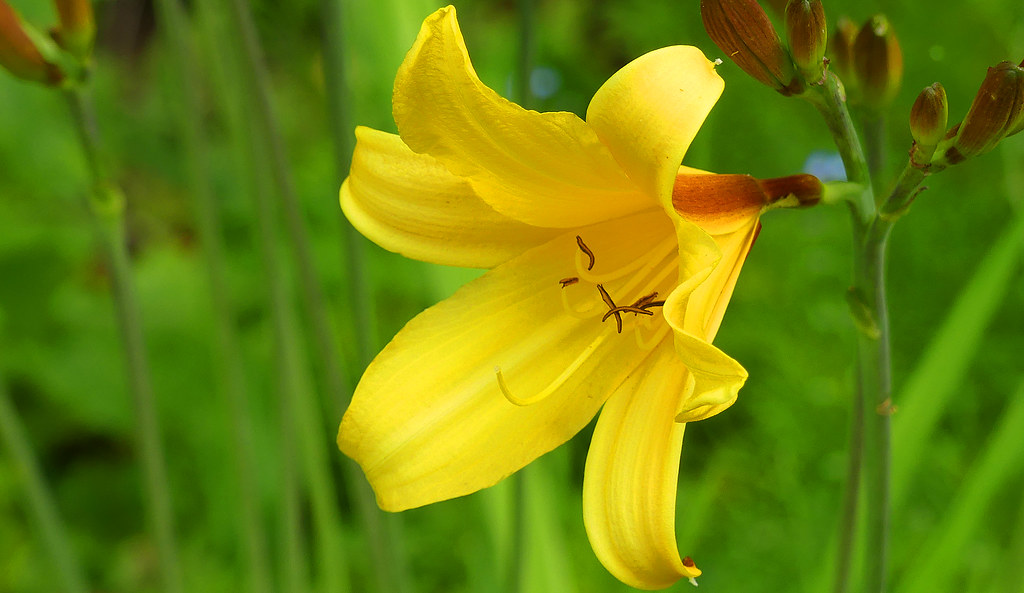
#> input picture Image processing/Photos/photo.jpg, 1024 x 593 px
$ python Finding_difference_of_two_images.py
#> lines starting #> are read from the running program, lines starting #| are printed output that depends on the picture; after the words box and inside, x2 and y2 are one past the last pixel; in counts of white or black regions, pixels touching at a corner belong together
from skimage.metrics import structural_similarity as ssim
import cv2

img = cv2.imread('Photos/photo.jpg',cv2.IMREAD_GRAYSCALE)
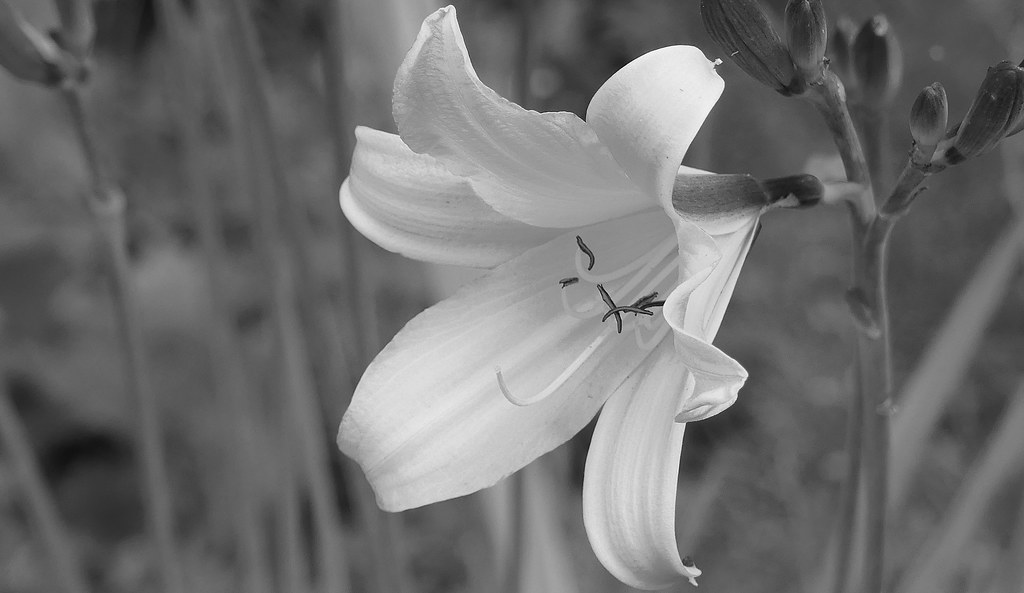
#> img: shape (593, 1024); min 0, max 255, mean 111.1
img1 = cv2.imread('Photos/photo_1.webp',cv2.IMREAD_GRAYSCALE)
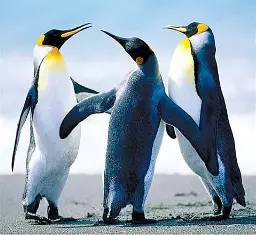
#> input picture Image processing/Photos/photo_1.webp, 256 x 235 px
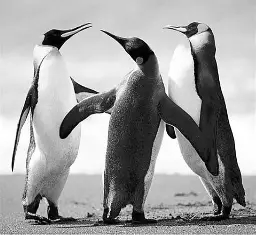
#> img1: shape (235, 256); min 0, max 255, mean 158.5
height,weight =img.shape
#> height = 593; weight = 1024
img1 = cv2.resize(img1,(weight, height))
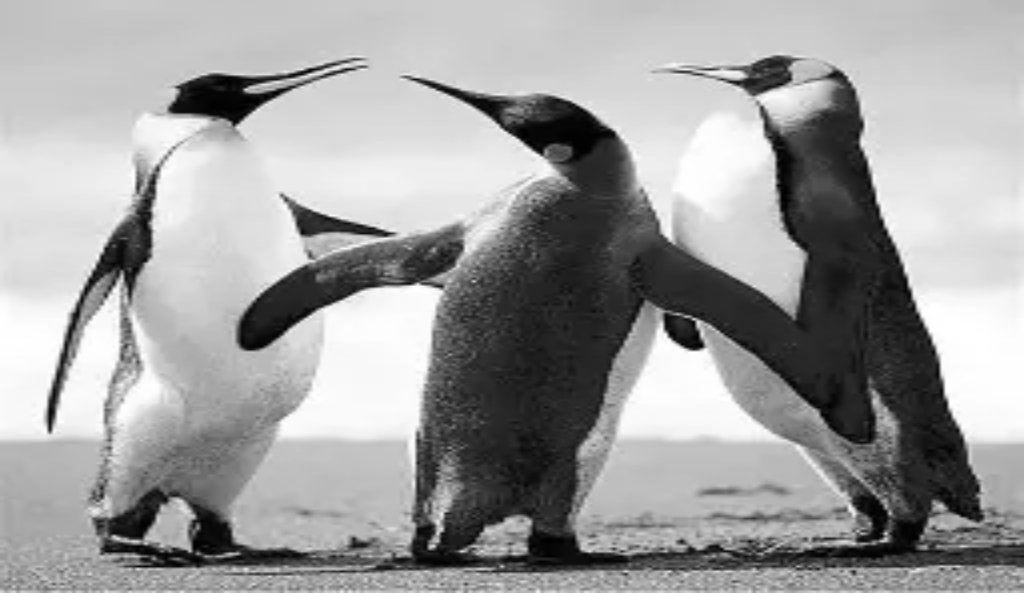
#> img1: shape (593, 1024); min 0, max 255, mean 158.4
# findig difference score and difference image using ssim
(score, diff_ssim) = ssim(img,img1,full=True)
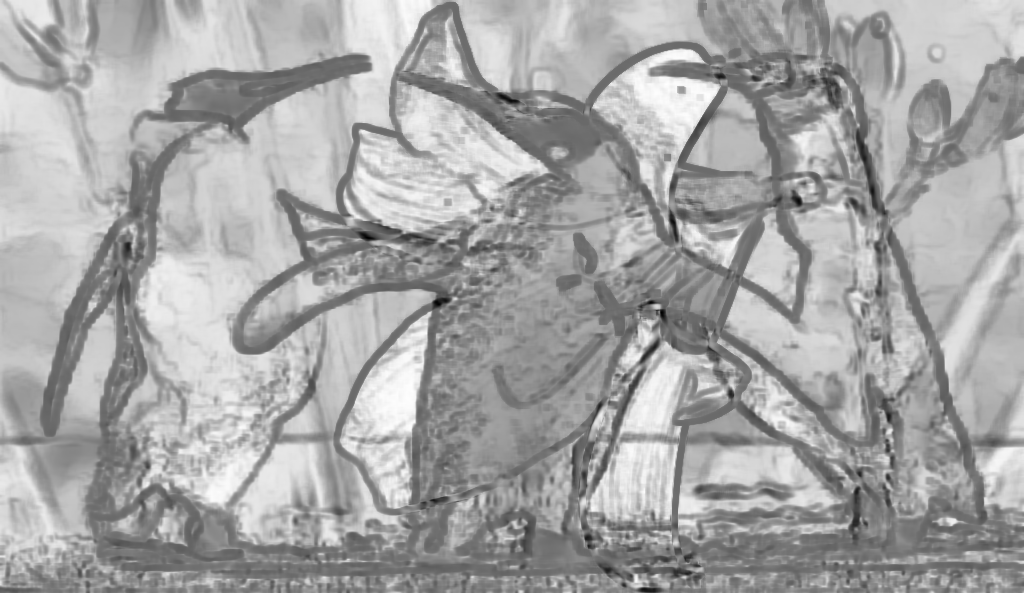
#> diff_ssim: shape (593, 1024) float64; min -0.692, max 0.99, mean 0.403; drawn with min black and max white
#> score = 0.402
diff_ssim = (diff_ssim*255).astype("uint8")
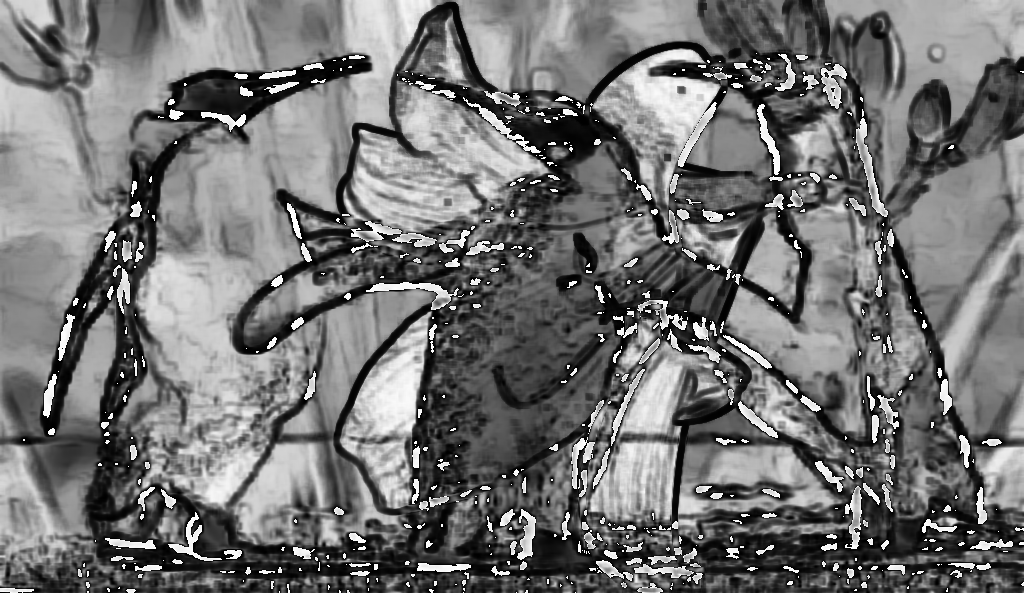
#> diff_ssim: shape (593, 1024); min 0, max 255, mean 114.8

print(f"Score of similarity {score: 0.4f}")
#| Score of similarity  0.4022
theshold, diff_theshold_ssim =cv2.threshold(diff_ssim, 0, 255, cv2.THRESH_BINARY_INV)
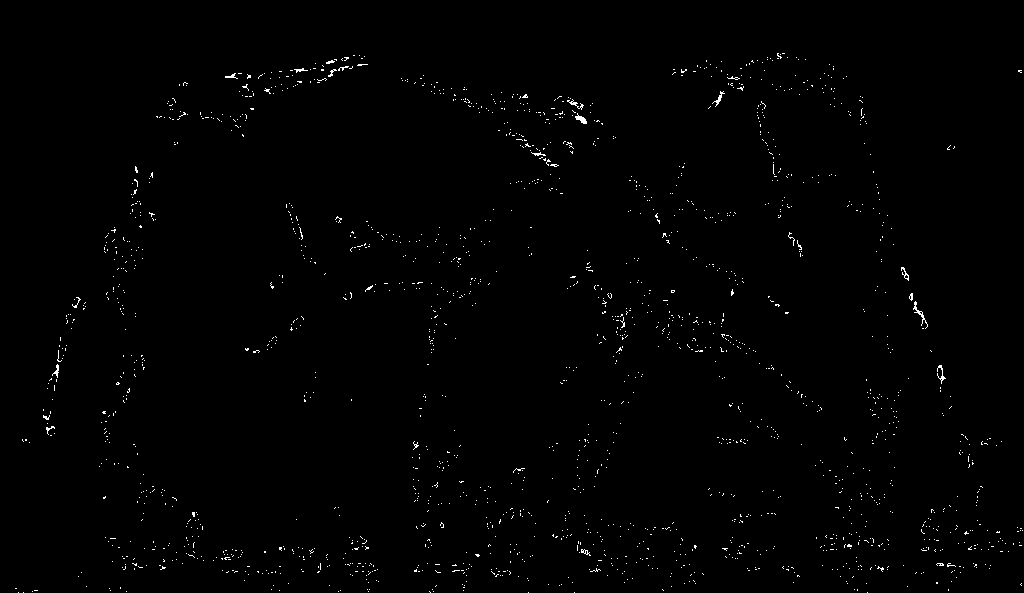
#> diff_theshold_ssim: shape (593, 1024); 0.73% white in thin lines or dots, all inside (x1, y1, x2, y2) = (15, 53, 1023, 593)

cv2.imshow("difference image",diff_ssim)
cv2.imshow("difference theshold", diff_theshold_ssim)

cv2.waitKey(0)
cv2.destroyAllWindows()
